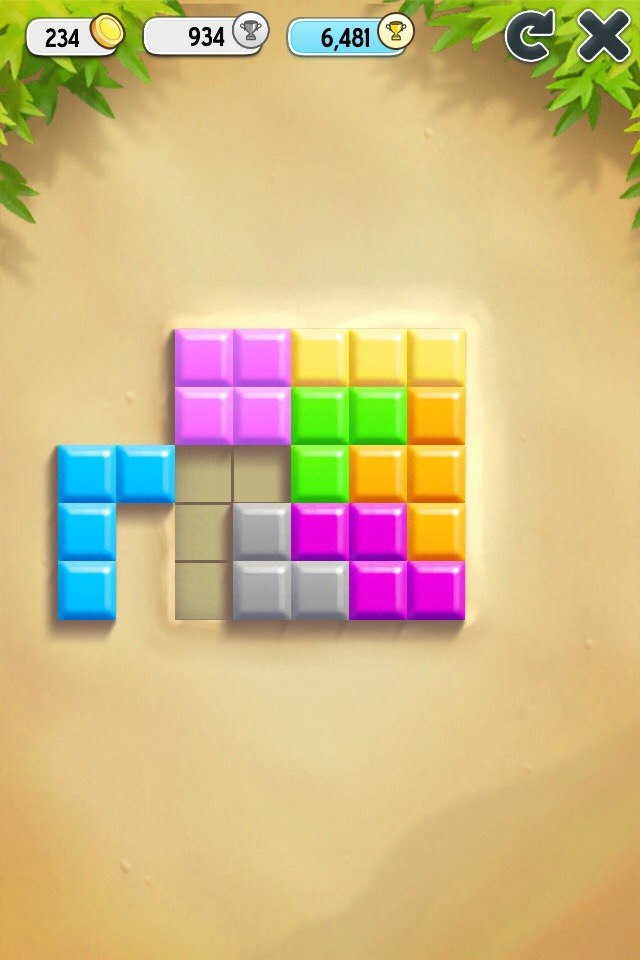
//> input picture 3 semester/lab3/example/1.jpg, 640 x 960 px
$ ./2   (built with g++ and OpenCV 4)
//> lines starting //> are read from the running program, lines starting //| are printed output that depends on the picture; after the words box and inside, x2 and y2 are one past the last pixel; in counts of white or black regions, pixels touching at a corner belong together
#include "opencv2/imgproc/imgproc.hpp"
#include "opencv2/highgui/highgui.hpp"
#include <opencv2/core/core.hpp>

#include <algorithm>
#include <numeric>
#include <iostream>
#include <cstring>
#include <iostream>
#include <cstdio>

using namespace cv;
using namespace std;

bool use_mask;
Mat img, templ, mask, result;
const char *image_window = "Source Image";
const char *result_window = "Result window";
int match_method = TM_SQDIFF_NORMED;

int main(int argc, char **argv) {
// [7 lines of commented-out code are left out]
    img = imread("example/1.jpg", IMREAD_COLOR);
//> img is the input picture: 960 rows x 640 cols, CV_8UC3; mean B, G, R 132.3, 185.6, 208
    templ = imread("template/5.jpg", IMREAD_COLOR);
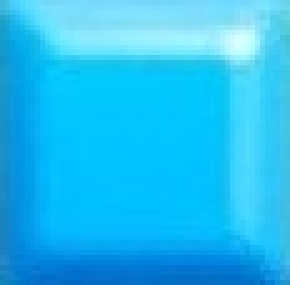
//> input picture 3 semester/lab3/template/5.jpg, 58 x 57 px (shown 5 times larger)
//> templ is the input picture: 57 rows x 58 cols, CV_8UC3; mean B, G, R 243, 188.9, 34.8
    if (argc > 3) {
        use_mask = true;
        mask = imread(argv[3], IMREAD_COLOR);
    }
    if (img.empty() || templ.empty() || (use_mask && mask.empty())) {
        cout << "Can't read one of the images" << endl;
        return EXIT_FAILURE;
    }
//    const char *trackbar_label = "Method: \n 0: SQDIFF \n 1: SQDIFF NORMED \n 2: TM CCORR \n 3: TM CCORR NORMED \n 4: TM COEFF \n 5: TM COEFF NORMED";
//    createTrackbar(trackbar_label, image_window, &match_method, max_Trackbar, MatchingMethod);

    Mat img_display;
    img.copyTo(img_display);

    int result_cols = img.cols - templ.cols + 1;
//> result_cols = 583
    int result_rows = img.rows - templ.rows + 1;
//> result_rows = 904

    result.create(result_rows, result_cols, CV_32FC1);

    bool method_accepts_mask = (TM_SQDIFF == match_method || match_method == TM_CCORR_NORMED);

    if (use_mask && method_accepts_mask) { matchTemplate(img, templ, result, match_method, mask); }
    else { matchTemplate(img, templ, result, match_method); }
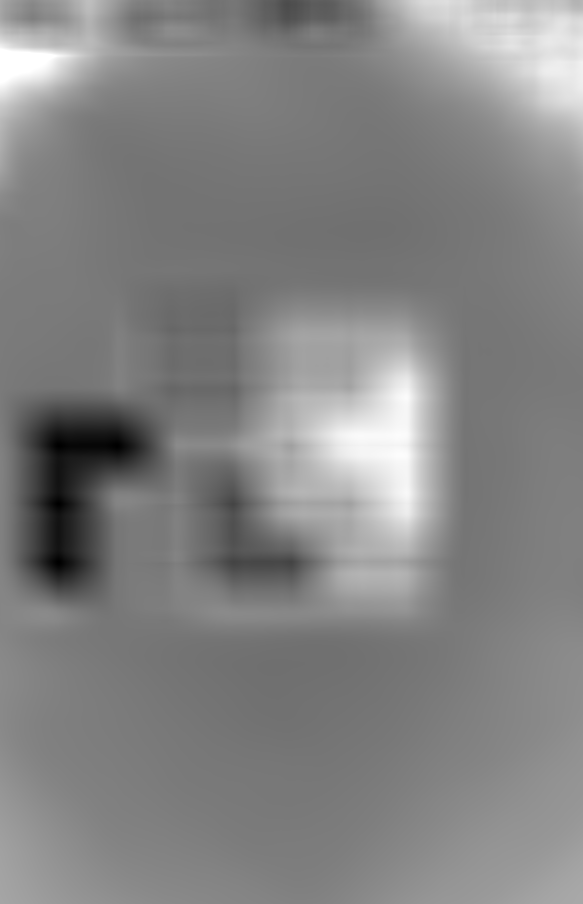
//> result: 904 rows x 583 cols, CV_32FC1; min 0.000858, max 1, mean 0.516
    normalize(result, result, 0, 1, NORM_MINMAX, -1);

    double minVal, maxVal;
    Point minLoc, maxLoc, matchLoc;

    minMaxLoc(result, &minVal, &maxVal, &minLoc, &maxLoc);
//> minVal = 0; maxVal = 1; minLoc = Point(58, 503); maxLoc = Point(0, 49)

    double min_thresh = (minVal + 1e-6) * 1.5;
//> min_thresh = 1.5e-06
    printf("%.20lf\n", min_thresh);
//| 0.00000150000000000000

    for(int k=1;k<=5;k++)
    {
        minMaxLoc( result, &minVal, &maxVal, &minLoc, &maxLoc, Mat() );
        result.at<float>(minLoc.x,minLoc.y)=1.0;
        result.at<float>(maxLoc.x,maxLoc.y)=0.0;

        /// For SQDIFF and SQDIFF_NORMED, the best matches are lower values. For all the other methods, the higher the better
        if( match_method  == TM_SQDIFF || match_method == TM_SQDIFF_NORMED )
        { matchLoc = minLoc; }
        else
        { matchLoc = maxLoc; }

        /// Show me what you got
        rectangle( img_display, matchLoc, Point( matchLoc.x + templ.cols , matchLoc.y + templ.rows ), Scalar::all(0), 2, 8, 0 );
        rectangle( result, matchLoc, Point( matchLoc.x + templ.cols , matchLoc.y + templ.rows ), Scalar::all(0), 2, 8, 0 );
    }
//> this loop made 5 passes
//> (maxLoc, matchLoc) on passes 4 to 5: (Point(0, 48), Point(47, 0)), (Point(0, 47), Point(46, 0))
//> matchLoc on passes 1 to 3: Point(58, 503), Point(49, 0), Point(48, 0)
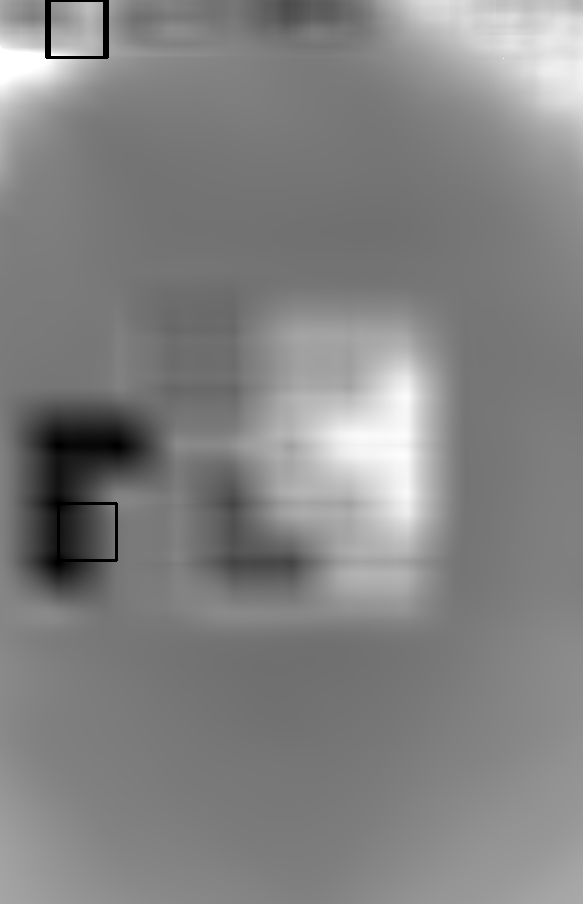
//> result: 904 rows x 583 cols, CV_32FC1; min 0, max 1, mean 0.514
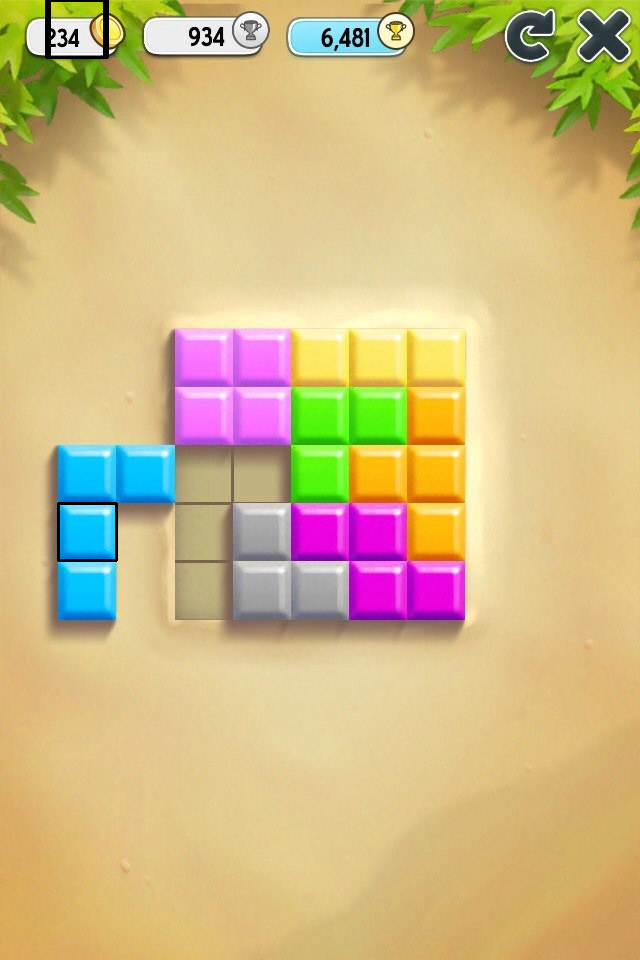
//> img_display: 960 rows x 640 cols, CV_8UC3; 0.27% of pixels changed, all inside (x1, y1, x2, y2) = (45, 0, 118, 562)

    imshow(image_window, img_display);
    waitKey(0);
    return EXIT_SUCCESS;
}
